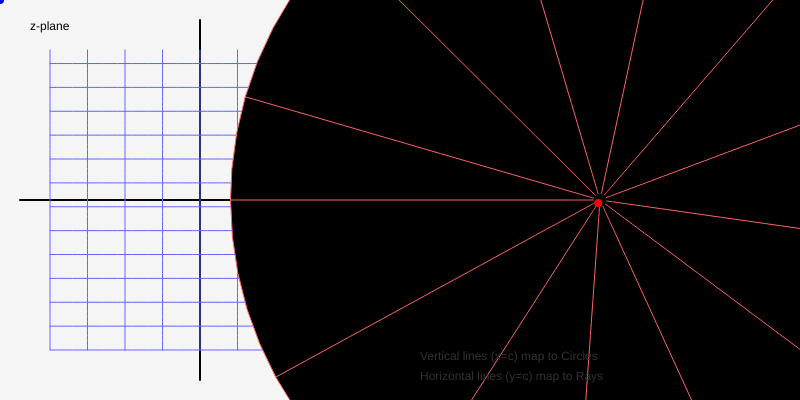
Frame 1 (no input)
Frame 60 (no input): identical to frame 1, image omitted
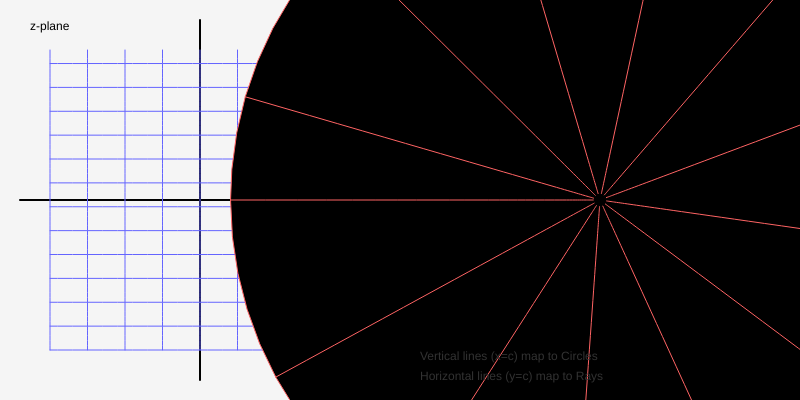
Frame 120 (the mouse pressed at the canvas centre since frame 60)

The p5.js sketch that drew these frames (run headless with seeded random() and noise() and a simulated clock; from frame 60 on, the mouse is pressed at the canvas centre):

// p5.js sketch
// ── sketch.js
// Unit 2: 正則関数と等角写像の可視化
// Mapping w = e^z (指数関数)

let PI = Math.PI;
let xMin = -2, xMax = 2;
let yMin = -PI, yMax = PI; // yの範囲を -π ~ π に設定

function setup() {
    createCanvas(800, 400);
    noFill();
}

function draw() {
    background(245);

    // --- 1. 左側：z平面 (直交グリッド) ---
    push();
    translate(200, 200);
    drawAxes("z-plane");

    // グリッドを描画
    stroke(100, 100, 255); // 薄い青
    drawZGrid();

    // マウスカーソルの点を描画
    let z = getMouseZ(0, 200);
    drawPoint(z.x, z.y, 'blue');
    pop();

    // --- 2. 右側：w平面 (写像されたグリッド) ---
    push();
    translate(600, 200);
    drawAxes("w-plane: w = exp(z)");

    // 写像されたグリッドを描画
    stroke(255, 100, 100); // 薄い赤
    drawWGrid();

    // マウスカーソルの写像点を描画
    let w = complexExp(z);
    drawPoint(w.x, w.y, 'red');
    pop();

    // 解説テキスト
    fill(50);
    noStroke();
    textSize(12);
    text("Vertical lines (x=c) map to Circles", 420, 360);
    text("Horizontal lines (y=c) map to Rays", 420, 380);
}

// --- 数学関数 ---

// 複素指数関数 w = e^z
function complexExp(z) {
    let r = exp(z.x);   // 大きさは e^x
    let theta = z.y;    // 角度は y
    return {
        x: r * cos(theta),
        y: r * sin(theta)
    };
}

// --- 描画関数 ---

// z平面のグリッド（ただの直線）
function drawZGrid() {
    strokeWeight(1);
    let step = 0.5;

    // 縦線 (x = constant) -> w平面では円になるはず
    for (let x = xMin; x <= xMax; x += step) {
        beginShape();
        for (let y = yMin; y <= yMax; y += 0.1) {
            let px = map(x, xMin, xMax, -150, 150);
            let py = map(y, yMin, yMax, 150, -150);
            vertex(px, py);
        }
        // 最後の点を確実に描画
        let px = map(x, xMin, xMax, -150, 150);
        let py = map(yMax, yMin, yMax, 150, -150);
        vertex(px, py);
        endShape();
    }

    // 横線 (y = constant) -> w平面では放射線になるはず
    for (let y = yMin; y <= yMax; y += step) {
        beginShape();
        for (let x = xMin; x <= xMax; x += 0.1) {
            let px = map(x, xMin, xMax, -150, 150);
            let py = map(y, yMin, yMax, 150, -150);
            vertex(px, py);
        }
        // 最後の点を確実に描画
        let px = map(xMax, xMin, xMax, -150, 150);
        let py = map(y, yMin, yMax, 150, -150);
        vertex(px, py);
        endShape();
    }
}

// w平面のグリッド（変形後）
function drawWGrid() {
    strokeWeight(1);
    let step = 0.5;
    let scaleF = 50; // 表示用スケール

    // 縦線の写像
    for (let x = xMin; x <= xMax; x += step) {
        beginShape();
        for (let y = yMin; y <= yMax; y += 0.1) {
            let z = { x: x, y: y };
            let w = complexExp(z);
            vertex(w.x * scaleF, -w.y * scaleF);
        }
        // 最後の点を確実に描画 (円を閉じる)
        let z = { x: x, y: yMax };
        let w = complexExp(z);
        vertex(w.x * scaleF, -w.y * scaleF);
        endShape();
    }

    // 横線の写像
    for (let y = yMin; y <= yMax; y += step) {
        beginShape();
        for (let x = xMin; x <= xMax; x += 0.1) {
            let z = { x: x, y: y };
            let w = complexExp(z);
            vertex(w.x * scaleF, -w.y * scaleF);
        }
        // 最後の点を確実に描画
        let z = { x: xMax, y: y };
        let w = complexExp(z);
        vertex(w.x * scaleF, -w.y * scaleF);
        endShape();
    }
}

// 軸描画
function drawAxes(label) {
    stroke(0);
    strokeWeight(2);
    line(-180, 0, 180, 0);
    line(0, -180, 0, 180);
    fill(0);
    noStroke();
    text(label, -170, -170);
}

// 点描画
function drawPoint(x, y, col) {
    // 左画面のスケールに合わせるか、右画面のスケールに合わせるか
    // ここでは簡易的に座標変換をハードコードしています
    // 実際はもっと綺麗な変換クラスを作ると良いです
    let px, py;
    if (col === 'blue') {
        px = map(x, xMin, xMax, -150, 150);
        py = map(y, yMin, yMax, 150, -150);
    } else {
        let scaleF = 50;
        px = x * scaleF;
        py = -y * scaleF;
    }

    stroke(col);
    strokeWeight(8);
    point(px, py);
}

// マウス位置からzを取得
function getMouseZ(offsetX, offsetY) {
    let mx = mouseX - offsetX - 200;
    let my = mouseY - offsetY;

    // 画面外制限
    let x = map(mx, -150, 150, xMin, xMax);
    let y = map(my, 150, -150, yMin, yMax);
    return { x: x, y: y };
}
